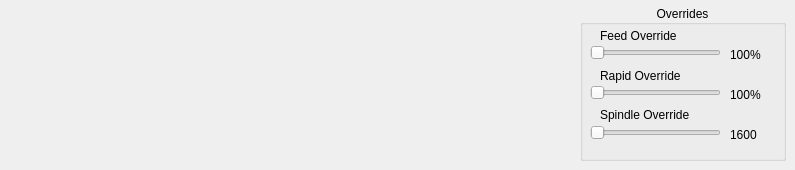
    <widget class="QWidget" name="tab_gcode">
     <attribute name="title">
      <string>Gcode</string>
     </attribute>
     <widget class="QGroupBox" name="groupBox_4">
      <property name="geometry">
       <rect>
        <x>580</x>
        <y>5</y>
        <width>206</width>
        <height>156</height>
       </rect>
      </property>
      <property name="title">
       <string>Overrides</string>
      </property>
      <property name="alignment">
       <set>Qt::AlignCenter</set>
      </property>
      <widget class="QLabel" name="feedrate_lb">
       <property name="geometry">
        <rect>
         <x>150</x>
         <y>40</y>
         <width>51</width>
         <height>20</height>
        </rect>
       </property>
       <property name="text">
        <string>100%</string>
       </property>
      </widget>
      <widget class="QLabel" name="label_17">
       <property name="geometry">
        <rect>
         <x>20</x>
         <y>60</y>
         <width>131</width>
         <height>21</height>
        </rect>
       </property>
       <property name="text">
        <string>Rapid Override</string>
       </property>
      </widget>
      <widget class="QLabel" name="spindle_override_0_lb">
       <property name="geometry">
        <rect>
         <x>150</x>
         <y>120</y>
         <width>51</width>
         <height>19</height>
        </rect>
       </property>
       <property name="text">
        <string>1600</string>
       </property>
      </widget>
      <widget class="QSlider" name="spindle_override_sl">
       <property name="geometry">
        <rect>
         <x>10</x>
         <y>120</y>
         <width>131</width>
         <height>16</height>
        </rect>
       </property>
       <property name="orientation">
        <enum>Qt::Horizontal</enum>
       </property>
      </widget>
      <widget class="QLabel" name="label_13">
       <property name="geometry">
        <rect>
         <x>20</x>
         <y>20</y>
         <width>131</width>
         <height>21</height>
        </rect>
       </property>
       <property name="text">
        <string>Feed Override</string>
       </property>
      </widget>
      <widget class="QSlider" name="feed_override_sl">
       <property name="geometry">
        <rect>
         <x>10</x>
         <y>40</y>
         <width>131</width>
         <height>16</height>
        </rect>
       </property>
       <property name="orientation">
        <enum>Qt::Horizontal</enum>
       </property>
       <property name="tickPosition">
        <enum>QSlider::NoTicks</enum>
       </property>
       <property name="tickInterval">
        <number>0</number>
       </property>
      </widget>
      <widget class="QLabel" name="rapidrate_lb">
       <property name="geometry">
        <rect>
         <x>150</x>
         <y>80</y>
         <width>51</width>
         <height>19</height>
        </rect>
       </property>
       <property name="text">
        <string>100%</string>
       </property>
      </widget>
      <widget class="QSlider" name="rapid_override_sl">
       <property name="geometry">
        <rect>
         <x>10</x>
         <y>80</y>
         <width>131</width>
         <height>16</height>
        </rect>
       </property>
       <property name="orientation">
        <enum>Qt::Horizontal</enum>
       </property>
      </widget>
      <widget class="QLabel" name="label_18">
       <property name="geometry">
        <rect>
         <x>20</x>
         <y>100</y>
         <width>131</width>
         <height>20</height>
        </rect>
       </property>
       <property name="text">
        <string>Spindle Override</string>
       </property>
      </widget>
      <widget class="QPushButton" name="pushButton_6">
       <property name="geometry">
        <rect>
         <x>20</x>
         <y>370</y>
         <width>96</width>
         <height>21</height>
        </rect>
       </property>
       <property name="text">
        <string>G0 X0 Y0 Z0</string>
       </property>
       <property name="function" stdset="0">
        <string>mdi</string>
       </property>
       <property name="command" stdset="0">
        <string>G0 X0 Y0 Z0</string>
       </property>
      </widget>
      <widget class="QPushButton" name="pushButton_7">
       <property name="geometry">
        <rect>
         <x>125</x>
         <y>370</y>
         <width>96</width>
         <height>21</height>
        </rect>
       </property>
       <property name="text">
        <string>G0 X0 Y0</string>
       </property>
       <property name="function" stdset="0">
        <string>mdi</string>
       </property>
       <property name="command" stdset="0">
        <string>G0 X0 Y0</string>
       </property>
      </widget>
     </widget>
    </widget>
